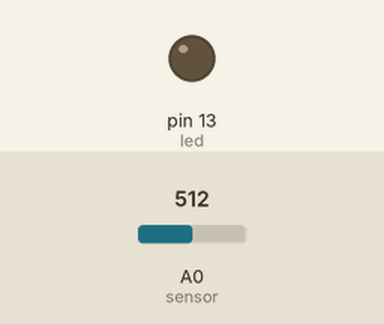
A sketch run on a simulated Arduino Uno, built with avr-gcc and run on an emulated ATmega328P. On the bench: output pins drawn as LEDs (lit = HIGH). Dashed ring = blinking. The inputs (shaded band) are chosen by the test bench; at power-on: A0 (sensor) = 512. What the sketch prints to the serial monitor is not drawn.

Above: at 1.2 s.
1.3 s: A0 (sensor) set to 318
2.8 s: A0 (sensor) set to 287
At 3.15 s:
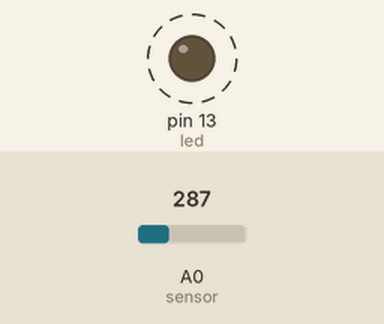
5.8 s: A0 (sensor) set to 306
At 6.2 s:
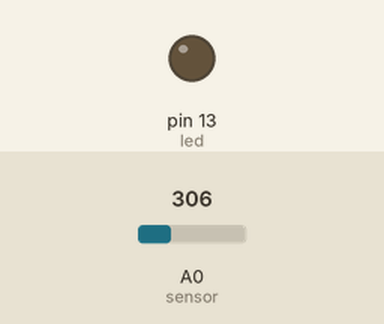
7.3 s: A0 (sensor) set to 122
At 7.66 s:
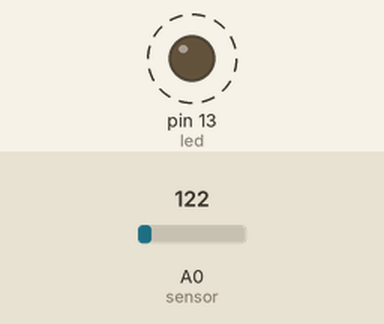
Timing chart, 0 to 11.3 s (numbered marks = the images above; inputs shaded):
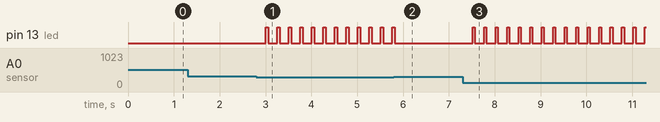

Measured:
- the behaviour switches between 300 and 299 on A0 (sensor) (found by bisection; images 0 and 1)
- after the input at 1.3 s, every drawn part: stays the same
- after the input at 2.8 s, pin 13 (led): alternates HIGH for 0.05 s and LOW for 0.20 s, starting after 0.21 s
- after the input at 5.8 s, pin 13 (led): goes on until 5.8 s, then stays LOW
- after the input at 7.3 s, pin 13 (led): alternates HIGH for 0.05 s and LOW for 0.20 s, starting after 0.22 s

The sketch:

arduino.ino
```cpp
#define sensor  A0
#define led 13
#define heater 10
#define fan 9


int sensorValue = 0;
int treshold = 300;
int count = 0;
int minNumberOfEqualReadings = 5;
int equalReadings = 0;


void setup() {
  // initialize serial communication at 9600 bits per second:
  Serial.begin(115200);
  pinMode (led,OUTPUT);
  digitalWrite (led, LOW);
}


void loop() {

  // read the input on analog pin 0:
  sensorValue = analogRead(sensor);

  if (sensorValue < treshold){
      equalReadings++;
  } else {
      equalReadings=0;
  }

  if (equalReadings >= minNumberOfEqualReadings){
      Serial.write(1);
      digitalWrite (led, HIGH);
      equalReadings = 0;
  } else {
      digitalWrite (led, LOW);
  }

  delay(50);        // delay in between reads for stability
}
```
